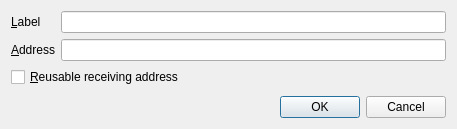
<?xml version="1.0" encoding="UTF-8"?>
<ui version="4.0">
 <class>EditAddressDialog</class>
 <widget class="QDialog" name="EditAddressDialog">
  <property name="geometry">
   <rect>
    <x>0</x>
    <y>0</y>
    <width>457</width>
    <height>129</height>
   </rect>
  </property>
  <property name="windowTitle">
   <string>Edit Address</string>
  </property>
  <property name="styleSheet">
   <string notr="true"/>
  </property>
  <layout class="QVBoxLayout" name="verticalLayout">
   <item>
    <layout class="QFormLayout" name="formLayout">
     <property name="fieldGrowthPolicy">
      <enum>QFormLayout::AllNonFixedFieldsGrow</enum>
     </property>
     <item row="0" column="0">
      <widget class="QLabel" name="label">
       <property name="text">
        <string>&amp;Label</string>
       </property>
       <property name="buddy">
        <cstring>labelEdit</cstring>
       </property>
      </widget>
     </item>
     <item row="0" column="1">
      <widget class="QLineEdit" name="labelEdit">
       <property name="toolTip">
        <string>The label associated with this address book entry</string>
       </property>
       <property name="styleSheet">
        <string notr="true"/>
       </property>
      </widget>
     </item>
     <item row="1" column="0">
      <widget class="QLabel" name="label_2">
       <property name="text">
        <string>&amp;Address</string>
       </property>
       <property name="buddy">
        <cstring>addressEdit</cstring>
       </property>
      </widget>
     </item>
     <item row="1" column="1">
      <widget class="QLineEdit" name="addressEdit">
       <property name="toolTip">
        <string>The address associated with this address book entry. This can only be modified for sending addresses.</string>
       </property>
       <property name="styleSheet">
        <string notr="true"/>
       </property>
      </widget>
     </item>
     <item row="2" column="0" colspan="2">
      <widget class="QCheckBox" name="stealthCB">
       <property name="styleSheet">
        <string notr="true"/>
       </property>
       <property name="text">
        <string>&amp;Reusable receiving address</string>
       </property>
      </widget>
     </item>
    </layout>
   </item>
   <item>
    <widget class="QDialogButtonBox" name="buttonBox">
     <property name="styleSheet">
      <string notr="true"/>
     </property>
     <property name="orientation">
      <enum>Qt::Horizontal</enum>
     </property>
     <property name="standardButtons">
      <set>QDialogButtonBox::Cancel|QDialogButtonBox::Ok</set>
     </property>
    </widget>
   </item>
  </layout>
 </widget>
 <resources/>
 <connections>
  <connection>
   <sender>buttonBox</sender>
   <signal>accepted()</signal>
   <receiver>EditAddressDialog</receiver>
   <slot>accept()</slot>
   <hints>
    <hint type="sourcelabel">
     <x>248</x>
     <y>254</y>
    </hint>
    <hint type="destinationlabel">
     <x>157</x>
     <y>274</y>
    </hint>
   </hints>
  </connection>
  <connection>
   <sender>buttonBox</sender>
   <signal>rejected()</signal>
   <receiver>EditAddressDialog</receiver>
   <slot>reject()</slot>
   <hints>
    <hint type="sourcelabel">
     <x>316</x>
     <y>260</y>
    </hint>
    <hint type="destinationlabel">
     <x>286</x>
     <y>274</y>
    </hint>
   </hints>
  </connection>
 </connections>
</ui>
